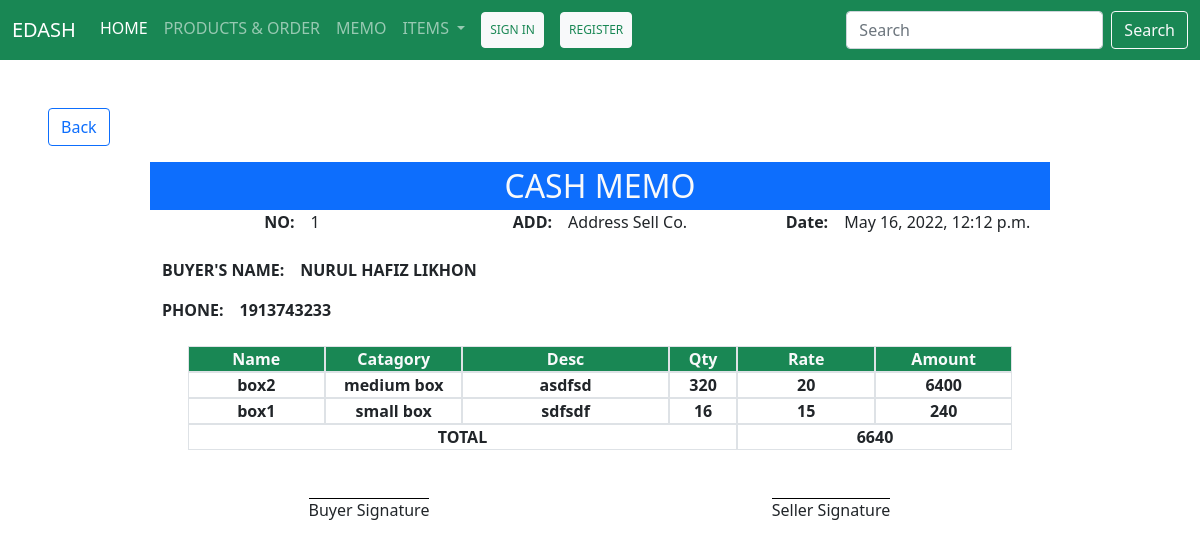
The page /memo/1 on the database its author committed.
### app_view/models.py (models this page shows, shortened)
class CashMemo(models.Model):
    name=models.CharField(max_length=255)
    cart_no = models.ForeignKey(Cart, on_delete=models.CASCADE)
    date = models.DateTimeField(auto_now_add=True)

class Cart(models.Model):
    customer = models.CharField(max_length=255)
    phone_no = models.IntegerField(blank=True, null=True)
    date = models.DateTimeField(auto_now_add=True)

class Product(models.Model):
    name = models.CharField(max_length=255)
    catagory = models.ForeignKey(Catagory, on_delete=models.CASCADE)
    desc = models.TextField()
    qty = models.IntegerField(default=0)
    m_price = models.IntegerField(default=0)
    retail = models.IntegerField(default=0)
    date_added = models.DateField(auto_now_add=True)

class Catagory(models.Model):
    name = models.CharField(max_length=255, null=False, blank=False)

### app_view/views.py (the view)
# urls.py: path("memo/<int:pk>", GetMemo.as_view()),
class GetMemo(View):
    def get(self, request, pk):
        query = CashMemo.objects.get(id=pk)
        order = Order.objects.all().filter(cash_memo=query.id, cart_no=query.cart_no)
        cart = Cart.objects.get(id=query.cart_no_id)
        product = []
        total_ammount = []
        for o in order:
            p = Product.objects.get(id=o.product_id)
            p = model_to_dict(p)
            p["catagory"] = Catagory.objects.get(id=p["catagory"]).name
            p["qty_order"] = o.qty
            p["total_ammount"] = o.qty * p["retail"]
            total_ammount.append(p["total_ammount"])
            product.append(p)
        form = MemoForm(instance=query)
        return render(request, "memoView.html", {"cash_memo": query, "order": order, "cart":cart, "product": product, "total": sum(total_ammount)})

### templates/memoView.html
{% extends 'index.html' %}
{% block main %}
<div class="memo_view col-12 my-5">
    <a href="/memo/page=1" class="btn btn-outline-primary mx-5">Back</a>
    <div class="memo_main m-auto my-3" style="width: 900px">
        <span class="fs-2 text-center text-light bg-primary d-flex justify-content-center">CASH MEMO</span>
        <div class="row">
            <div class="col-4 fs-6 d-flex justify-content-center"><div class="fw-bold">NO:&emsp;</div>{{cash_memo.id}}</div>
            <div class="col-4 fs-6 d-flex justify-content-center"><div class="fw-bold">ADD:&emsp;</div>Address Sell Co.</div>
            <div class="col-4 fs-6 d-flex justify-content-center"><div class="fw-bold">Date:&emsp;</div>{{cash_memo.date}}</div>
        </div>
        <div class="client_info row m-0 my-3 text-center">
            <div class="col-12 d-flex my-2 fw-bold text-uppercase"><div class="fw-bold">Buyer's Name:&emsp;</div>{{cart.customer}}</div>
            <div class="col-12 d-flex my-2 fw-bold text-uppercase"><div class="fw-bold">Phone:&emsp;</div>{{cart.phone_no}}</div>
        </div>
        <div class="product_cont col-11 m-auto my-3 row text-center">
            <div class="col-2 bg-success text-light fw-bold border">Name</div>
            <div class="col-2 bg-success text-light fw-bold border">Catagory</div>
            <div class="col-3 bg-success text-light fw-bold border">Desc</div>
            <div class="col-1 bg-success text-light fw-bold border">Qty</div>
            <div class="col-2 bg-success text-light fw-bold border">Rate</div>
            <div class="col-2 bg-success text-light fw-bold border">Amount</div>
            {% for p in product %}
            <div class="col-2 text-dark fw-bold border">{{p.name}}</div>
            <div class="col-2 text-dark fw-bold border">{{p.catagory}}</div>
            <div class="col-3 text-dark fw-bold border">
                {{p.desc}}
            </div>
            <div class="col-1 text-dark fw-bold border">{{p.qty_order}}</div>
            <div class="col-2 text-dark fw-bold border">{{p.retail}}</div>
            <div class="col-2 text-dark fw-bold border">{{p.total_ammount}}</div>
            {% endfor %}
            <div class="col-8 text-dark fw-bold border">TOTAL</div>
            <div class="col-4 text-dark fw-bold border">{{total}}</div>
        </div>
        <div class="row my-5">
            <div class="col-6 text-center" ><span style="border-top: 1px #000 solid;">Buyer Signature</span></div>
            <div class="col-6 text-center" ><span style="border-top: 1px #000 solid;">Seller Signature</span></div>
        </div>
    </div>
</div>
{% endblock main %}

### templates/index.html (shortened to what this page needs)
{% load static %}
<!DOCTYPE html>
<html lang="en">
<head>
    <link rel="stylesheet" href="/static/css/style.css">
    <link href="https://cdn.jsdelivr.net/npm/bootstrap@5.1.3/dist/css/bootstrap.min.css" rel="stylesheet">
</head>
<body>
    <nav class="navbar navbar-expand-lg navbar-dark bg-success">
        <div class="container-fluid">
        <a class="navbar-brand" href="/">EDASH</a>
        <div class="collapse navbar-collapse" id="navbarSupportedContent">
            <ul class="navbar-nav me-auto mb-2 mb-lg-0">
                <li class="nav-item">
                    <a class="nav-link active" aria-current="page" href="/">HOME</a>
                </li>
                <li class="nav-item">
                    <a class="nav-link" href="/products/page=1">PRODUCTS & ORDER</a>
                </li>
                <li class="nav-item">
                    <a class="nav-link" href="/memo/page=1">MEMO</a>
                </li>
                <li class="nav-item dropdown">
                    <a class="nav-link dropdown-toggle" href="#" id="navbarDropdown" role="button" data-bs-toggle="dropdown" aria-expanded="false">
                        ITEMS
                    </a>
                </li>
                {% if request.user.username != "" %}
                <li class="nav-item dropdown">
                    <a class="nav-link dropdown-toggle" href="#" id="navbarDropdown" role="button" data-bs-toggle="dropdown" aria-expanded="false">
                        {{request.user.username}}
                    </a>
                    <ul class="dropdown-menu" aria-labelledby="navbarDropdown">
                        <li><a class="dropdown-item" href="/user/update">Update Info</a></li>
                        <li><hr class="dropdown-divider"></li>
                        <li><a class="dropdown-item" href="/change_password">Change Password</a></li>
                    </ul>
                </li>
                <li class="nav-item">
                    <a class="nav-link btn btn-light text-success mx-2 my-1" style="font-size: 12px;" href="/logout">LOGOUT</a>
                </li>
                {% else %}
                <li class="nav-item">
                    <a class="nav-link btn btn-light text-success mx-2 my-1" style="font-size: 12px;" href="/login">SIGN IN</a>
                </li>
                <li class="nav-item">
                    <a class="nav-link btn btn-light text-success mx-2 my-1" style="font-size: 12px;" href="/signup">REGISTER</a>
                </li>
                {% endif %}
            </ul>
            <form class="d-flex">
                <input class="form-control me-2" type="search" placeholder="Search" aria-label="Search">
                <button class="btn btn-outline-light" type="submit">Search</button>
            </form>
            </div>
        </div>
    </nav>
    <div id="root">
        {% block main %}{% endblock main %}
    </div>
</body>
</html>

### static/css/style.css (style rules this page uses)
:root { --main-color: #02499b; --secondary-color:#00A74F; --dark-color: #202124; --basic-border: 1px #000 solid; }

### rows shown on the page
CashMemo: id "1", date "May 16, 2022, 12:12 p.m."
Cart: customer "NURUL HAFIZ LIKHON", phone_no "1913743233"
Product: name "box2", desc "asdfsd"
Catagory: catagory "medium box"
Product: name "box1", desc "sdfsdf"
Catagory: catagory "small box"

### other values the page prints
{{ p.qty_order }} "320" "16"
{{ p.retail }} "20" "15"
{{ p.total_ammount }} "6400" "240"
{{ total }} "6640"
